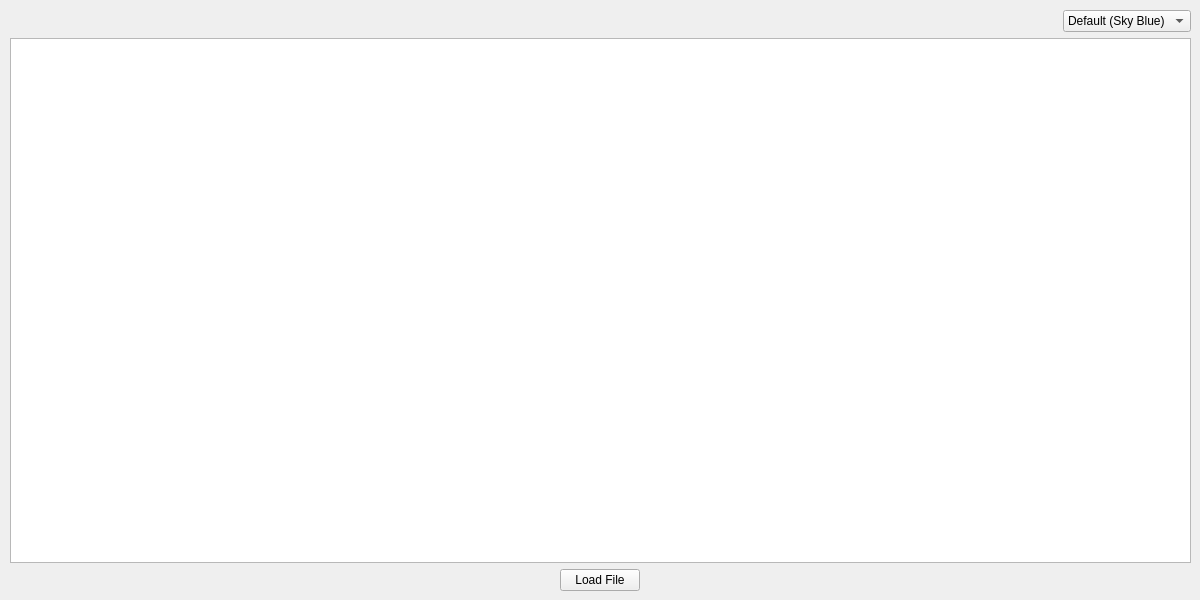
<?xml version="1.0" encoding="UTF-8"?>
<ui version="4.0">
 <class>Timetable</class>
 <widget class="QWidget" name="Timetable">
  <property name="geometry">
   <rect>
    <x>0</x>
    <y>0</y>
    <width>1200</width>
    <height>600</height>
   </rect>
  </property>
  <property name="sizePolicy">
   <sizepolicy hsizetype="Preferred" vsizetype="Preferred">
    <horstretch>0</horstretch>
    <verstretch>0</verstretch>
   </sizepolicy>
  </property>
  <property name="windowTitle">
   <string>Form</string>
  </property>
  <widget class="QWidget" name="layoutWidget">
   <property name="geometry">
    <rect>
     <x>10</x>
     <y>10</y>
     <width>1181</width>
     <height>581</height>
    </rect>
   </property>
   <layout class="QGridLayout" name="gridLayout">
    <property name="sizeConstraint">
     <enum>QLayout::SizeConstraint::SetDefaultConstraint</enum>
    </property>
    <item row="0" column="2" alignment="Qt::AlignmentFlag::AlignRight">
     <widget class="QComboBox" name="comboStyle">
      <property name="enabled">
       <bool>true</bool>
      </property>
      <item>
       <property name="text">
        <string>Default (Sky Blue)</string>
       </property>
      </item>
      <item>
       <property name="text">
        <string>Sweet Pink</string>
       </property>
      </item>
      <item>
       <property name="text">
        <string>Taro Purple</string>
       </property>
      </item>
     </widget>
    </item>
    <item row="0" column="0">
     <spacer name="horizontalSpacer_3">
      <property name="orientation">
       <enum>Qt::Orientation::Horizontal</enum>
      </property>
      <property name="sizeHint" stdset="0">
       <size>
        <width>40</width>
        <height>20</height>
       </size>
      </property>
     </spacer>
    </item>
    <item row="3" column="1" alignment="Qt::AlignmentFlag::AlignHCenter">
     <widget class="QPushButton" name="loadFileButton">
      <property name="sizePolicy">
       <sizepolicy hsizetype="Fixed" vsizetype="Fixed">
        <horstretch>0</horstretch>
        <verstretch>0</verstretch>
       </sizepolicy>
      </property>
      <property name="cursor">
       <cursorShape>ArrowCursor</cursorShape>
      </property>
      <property name="text">
       <string>Load File</string>
      </property>
     </widget>
    </item>
    <item row="3" column="2">
     <spacer name="horizontalSpacer_2">
      <property name="orientation">
       <enum>Qt::Orientation::Horizontal</enum>
      </property>
      <property name="sizeHint" stdset="0">
       <size>
        <width>40</width>
        <height>20</height>
       </size>
      </property>
     </spacer>
    </item>
    <item row="3" column="0">
     <spacer name="horizontalSpacer">
      <property name="orientation">
       <enum>Qt::Orientation::Horizontal</enum>
      </property>
      <property name="sizeHint" stdset="0">
       <size>
        <width>40</width>
        <height>20</height>
       </size>
      </property>
     </spacer>
    </item>
    <item row="0" column="1">
     <spacer name="horizontalSpacer_4">
      <property name="orientation">
       <enum>Qt::Orientation::Horizontal</enum>
      </property>
      <property name="sizeHint" stdset="0">
       <size>
        <width>40</width>
        <height>20</height>
       </size>
      </property>
     </spacer>
    </item>
    <item row="2" column="0" colspan="3">
     <widget class="QTableWidget" name="tableTimetable"/>
    </item>
   </layout>
  </widget>
 </widget>
 <resources/>
 <connections/>
</ui>
